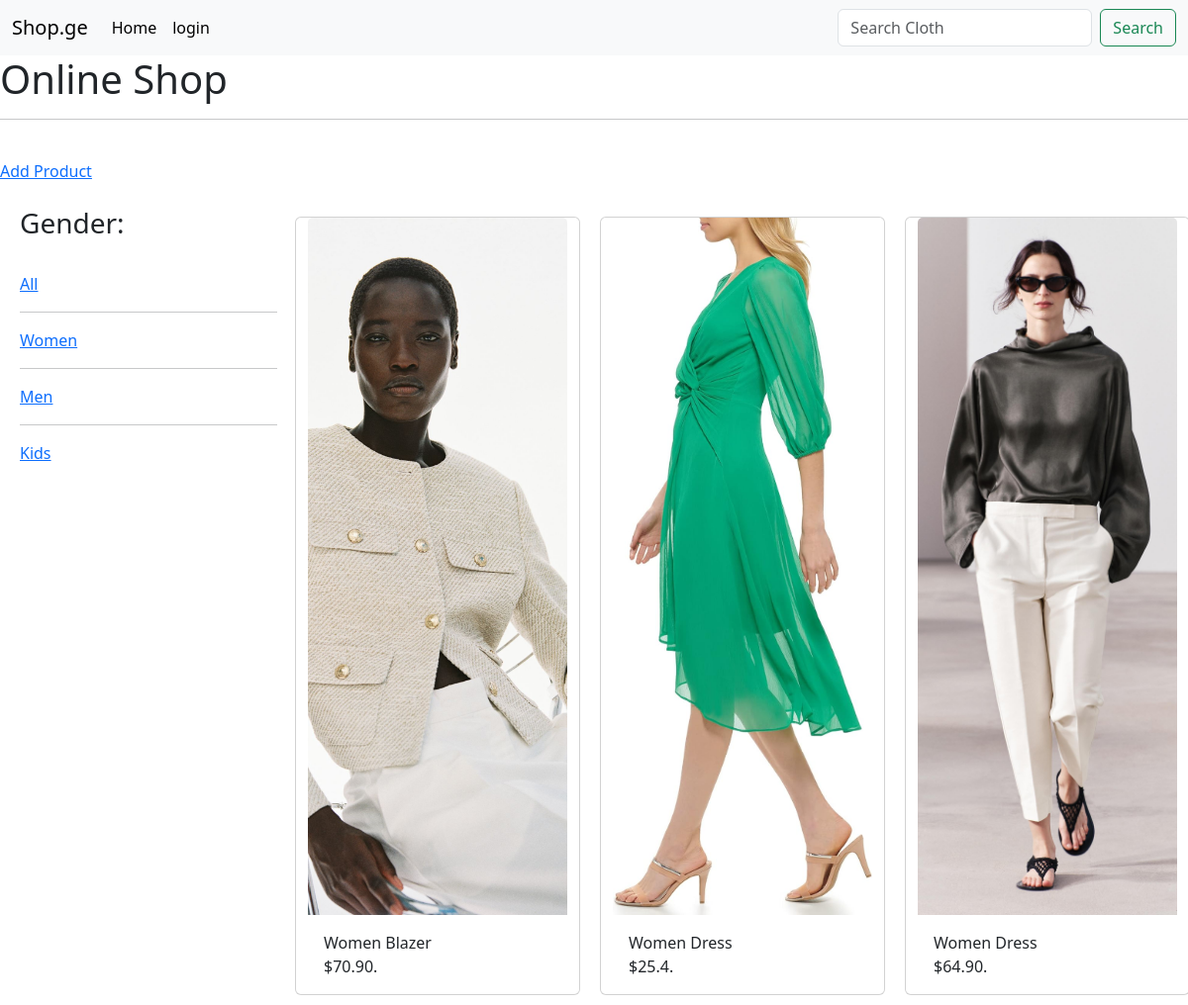
Before: /?q=Women with the older database file.
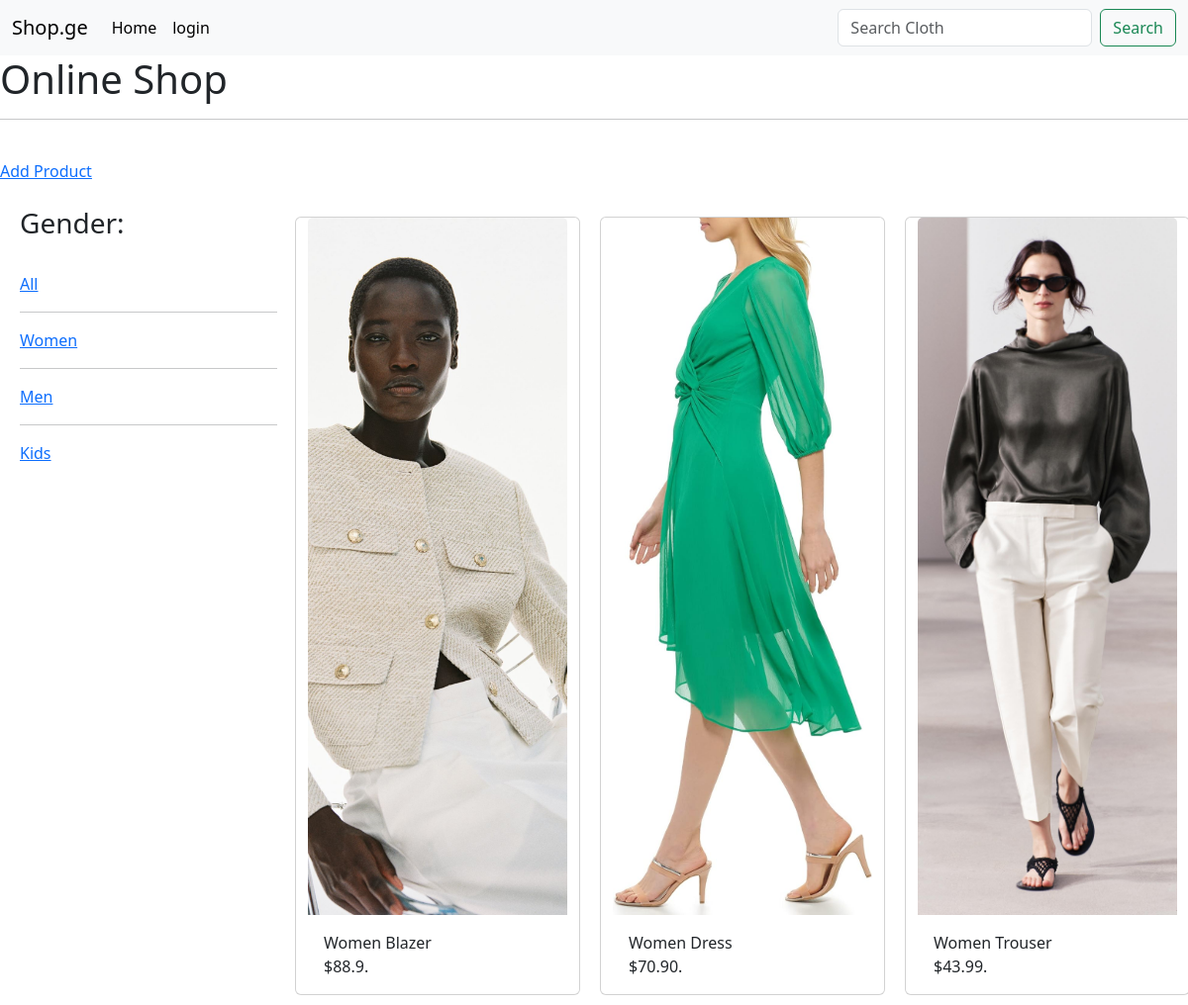
After: the same page with the newer database file.
### new_shoop/models.py (models this page shows, shortened)
class Gender(models.Model):
     category = models.CharField(max_length=150)

class Products(models.Model):
    creator = models.ForeignKey('User', on_delete=models.SET("Unknown Creators")) #
    picture = models.ImageField(null=True, blank=True)
    category_name = models.CharField(max_length=150) #რა პროდუქტია
    category = models.ForeignKey(Categories, on_delete=models.CASCADE) #სქესი
    gender = models.ManyToManyField(Gender, related_name='products', blank=True) #products
    price = models.CharField(max_length=10)    #როცა რიცხვებზეა საუბარი რას ვირჩევ
    stock_quantity = models.CharField(max_length=10)
    description = models.TextField(max_length=500)
    file = models.FileField(null=True),
    created = models.DateTimeField(auto_now_add=True) #
    update = models.DateTimeField(auto_now=True) #
    class Meta:
        ordering = ["category_name"]

class Categories(models.Model):
    category = models.CharField(max_length=50) #სქესი
    category_name = models.CharField(max_length=150) #რა პროდუქტია
    def __str__(self):
        return self.category

### new_shoop/views.py (the view)
# urls.py: 2. Add a URL to urlpatterns:  path('', views.home, name='home')
def home(request):
    q = request.GET.get('q') if request.GET.get('q') is not None else ''
    products = Products.objects.filter(
        Q(description__icontains=q)
    ).distinct()    #Q(category_name__icontains=q) |Q(stock_quantity__icontains=q)
    gender = Gender.objects.all()
    context = {"products": products, 'gender': gender}
    return render(request, "new_shoop/home.html", context)

### new_shoop/templates/new_shoop/home.html (shortened to what this page needs)
{% extends 'main.html' %}
{% block content %}
    <!DOCTYPE html>
    <html lang="en">
        <head>
        </head>
        <body>
        <h1>Online Shop</h1>
        <hr>
         {% include 'new_shoop/product.html' %}
{% endblock %}

### templates/main.html (shortened to what this page needs)
<!DOCTYPE html>
<html lang="en">
    <head>
        {% load static %}
        <link href="https://cdn.jsdelivr.net/npm/bootstrap@5.3.3/dist/css/bootstrap.min.css" rel="stylesheet">
        <link rel=stylesheet" href="{% static 'styles/style.css'%}">
    </head>
    <body>
    {% include 'navbar.html' %}
    {% block content %}
    {% endblock %}
</body>
</html>

### templates/navbar.html (shortened to what this page needs)
<nav class="navbar navbar-expand-lg bg-body-tertiary">
          <div class="container-fluid">
            <a class="navbar-brand" href="{% url 'home' %}">Shop.ge</a>
            <div class="collapse navbar-collapse" id="navbarSupportedContent">
              <ul class="navbar-nav me-auto mb-2 mb-lg-0">
                <li class="nav-item">
                  <a class="nav-link active" aria-current="page" href="{% url 'home' %}">Home</a>
                </li>
                {% if request.user.is_authenticated %}
                <li class="nav-item">
                  <a class="nav-link active" aria-current="page" href="{% url 'profile' request.user.id %}">Profile</a>
                </li>
                <li class="nav-item">
                  <a class="nav-link active" aria-current="page" href="{% url 'logout' %}">logout</a>
                </li>
                {% else %}
                <li class="nav-item">
                  <a class="nav-link active" aria-current="page" href="{% url 'login' %}">login</a>
                </li>
                {% endif %}
              </ul>
              <form class="d-flex" role="search" action="">
                <input name="q" class="form-control me-2" type="search" placeholder="Search Cloth" aria-label="Search">
                <button class="btn btn-outline-success" type="submit">Search</button>
              </form>
            </div>
          </div>
        </nav>

### new_shoop/templates/new_shoop/product.html (shortened to what this page needs)
<br>
    <a href="{%url 'add' %}"> Add Product</a>
<br><br>
<div class="home-container">
<div class="gender" style="margin: 0 20px">
    <h3>Gender:</h3>
    <br>
    <a href="{{request.path}}"> All</a>
    {% for gender in gender %}
    <hr>
        <a href="{{request.path}}?q={{ gender.category}}">{{ gender.category }}</a>
    {% endfor %}
</div>
<div>
<div class="row">
    {% for product in products %}
    <div class="card" style="width: 18rem; margin: 10px;">
          <img src="{{ product.picture.url }}" class="card-img-top" alt="{{ product.category.category_name }}"  style="height:100%; width:100%; object-fit:cover; ">
          <div class="card-body">
            <h7 class="card-title">{{ product.category }} </h7>
              <h7 class="card-title">{{ product.category.category_name }}
            <p class="card-text">{{ product.price }}.</p>
          </div>
    </div>
    {% endfor %}
    </div>
</div>
</div>

### new_shoop/templates/new_shoop/product.html (style rules this page uses)
.home-container { display: grid; grid-template-columns: 1fr 3fr; }
.row { display: flex; flex-dairection:row }

Changed rows visible on the page:
removed Products: picture (picture), category "Women", category.category_name "Blazer", price "$70.90"
removed Products: picture (picture), category "Women", category.category_name "Dress", price "$25.4"
removed Products: picture (picture), category "Women", category.category_name "Dress", price "$64.90"
added Products: picture (picture), category "Women", category.category_name "Blazer", price "$88.9"
added Products: picture (picture), category "Women", category.category_name "Dress", price "$70.90"
added Products: picture (picture), category "Women", category.category_name "Trouser", price "$43.99"
